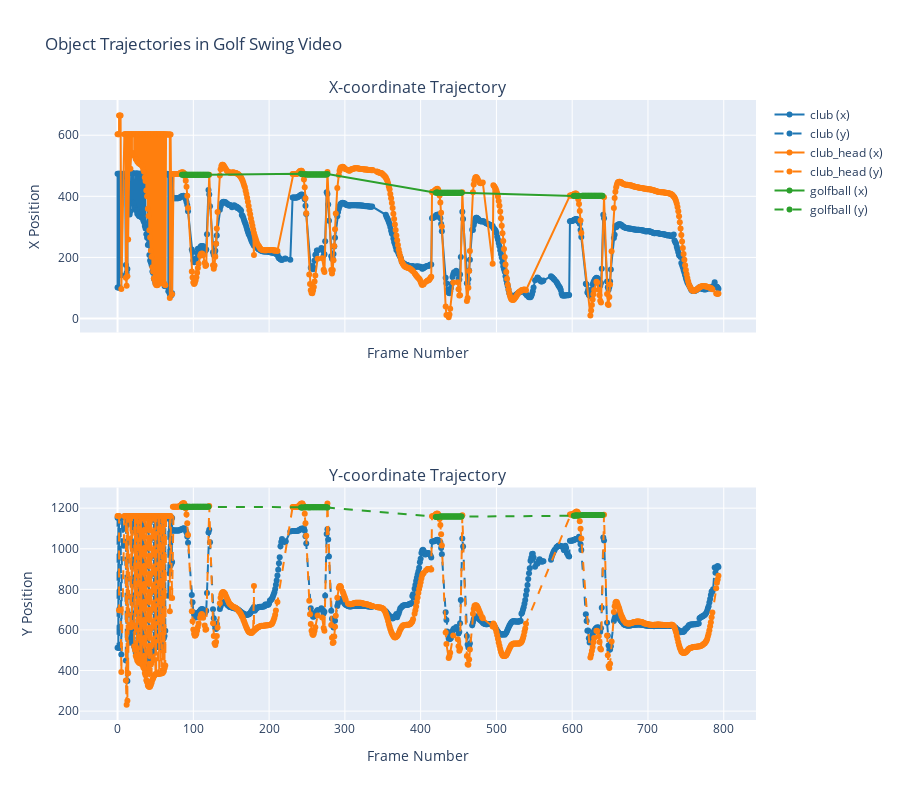

The notebook cell this image was saved under:
### Code cell
video_path = "input_videos/03.MOV"
start_frame = 70
end_frame = 130
num_frames = 20

plot_evenly_distributed_frames(video_path, start_frame, end_frame, num_frames)
fig.show()

### Figure 1 — Plotly figure (JSON) as saved in the notebook; plotly's stock layout.template omitted (floating-point values rounded to 4 significant figures; data arrays with more than 128 entries replaced by an {"elided": "..."} marker saying what was removed)
{"data": [{"line": {"color": "#1f77b4"}, "mode": "lines+markers", "name": "club (x)", "type": "scatter", "x": {"elided": "752 int values"}, "xaxis": "x", "y": {"elided": "752 float values"}, "yaxis": "y"}, {"line": {"color": "#1f77b4", "dash": "dash"}, "mode": "lines+markers", "name": "club (y)", "type": "scatter", "x": {"elided": "752 int values"}, "xaxis": "x2", "y": {"elided": "752 float values"}, "yaxis": "y2"}, {"line": {"color": "#ff7f0e"}, "mode": "lines+markers", "name": "club_head (x)", "type": "scatter", "x": {"elided": "654 int values"}, "xaxis": "x", "y": {"elided": "654 float values"}, "yaxis": "y"}, {"line": {"color": "#ff7f0e", "dash": "dash"}, "mode": "lines+markers", "name": "club_head (y)", "type": "scatter", "x": {"elided": "654 int values"}, "xaxis": "x2", "y": {"elided": "654 float values"}, "yaxis": "y2"}, {"line": {"color": "#2ca02c"}, "mode": "lines+markers", "name": "golfball (x)", "type": "scatter", "x": {"elided": "137 int values"}, "xaxis": "x", "y": {"elided": "137 float values"}, "yaxis": "y"}, {"line": {"color": "#2ca02c", "dash": "dash"}, "mode": "lines+markers", "name": "golfball (y)", "type": "scatter", "x": {"elided": "137 int values"}, "xaxis": "x2", "y": {"elided": "137 float values"}, "yaxis": "y2"}], "layout": {"annotations": [{"font": {"size": 16}, "showarrow": false, "text": "X-coordinate Trajectory", "x": 0.5, "xanchor": "center", "xref": "paper", "y": 1, "yanchor": "bottom", "yref": "paper"}, {"font": {"size": 16}, "showarrow": false, "text": "Y-coordinate Trajectory", "x": 0.5, "xanchor": "center", "xref": "paper", "y": 0.375, "yanchor": "bottom", "yref": "paper"}], "height": 800, "title": {"text": "Object Trajectories in Golf Swing Video"}, "xaxis": {"anchor": "y", "domain": [0, 1], "matches": "x2", "showticklabels": false, "title": {"text": "Frame Number"}}, "xaxis2": {"anchor": "y2", "domain": [0, 1], "title": {"text": "Frame Number"}}, "yaxis": {"anchor": "x", "domain": [0.625, 1], "title": {"text": "X Position"}}, "yaxis2": {"anchor": "x2", "domain": [0, 0.375], "title": {"text": "Y Position"}}}}
